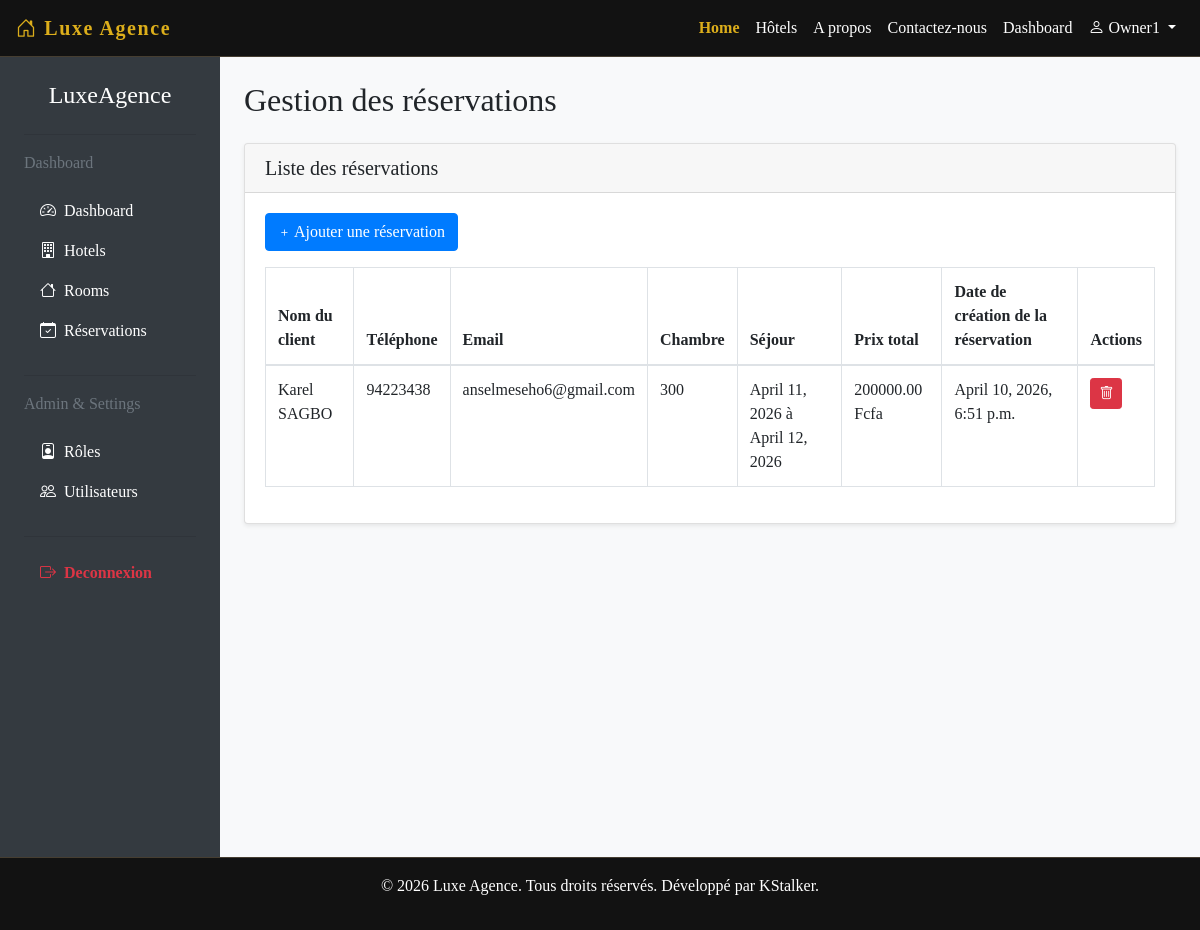
The page /gestionbookings/ (signed in) on the database its author committed.
### Agence/models.py (models this page shows, shortened)
class Booking(models.Model):
    full_name = models.CharField(max_length=255)
    email = models.EmailField()
    phone = models.CharField(max_length=20)
    room = models.ForeignKey('Room', on_delete=models.CASCADE)
    check_in = models.DateField()
    check_out = models.DateField()
    total_price = models.DecimalField(max_digits=10, decimal_places=2)
    created_at = models.DateTimeField(auto_now_add=True, null=True)

class Room(models.Model):
    hotel = models.ForeignKey(Hotel, on_delete=models.CASCADE)
    room_number = models.CharField(max_length=20)
    room_type = models.CharField(max_length=100)
    price_per_night = models.DecimalField(max_digits=10, decimal_places=2)
    available = models.BooleanField(default=True)
    capacity = models.IntegerField()
    image = models.ImageField(upload_to='rooms/', default='rooms/default.jpg')

### Agence/views.py (the view)
# urls.py: path('gestionbookings/', views.GestionBookingView.as_view(), name='gestbooking'),
class GestionBookingView(LoginRequiredMixin,ListView):
    model = Booking
    template_name = 'administrateur/gestbooking.html'
    context_object_name = 'bookings'

### Agence/templates/administrateur/gestbooking.html (shortened to what this page needs)
{% extends 'base.html' %}
{% block content %}
<div class="d-flex" style="min-height: 100vh;">
    {% include 'administrateur/sidebar.html' %}
    <div class="container-fluid py-4 px-4" style="flex: 1; background-color: #f8f9fa;">
        <div class="mb-4">
            <h2 class="fw-bold">Gestion des réservations</h2>
        </div>
        <div class="row g-4">
            <div class="col-lg-12">
                <div class="card shadow-sm">
                    <div class="card-header d-flex justify-content-between align-items-center">
                        <h5 class="mb-0">Liste des réservations</h5>
                    </div>
                    <div class="card-body">
                        {% if user.is_authenticated and user.profile.role %}
                            {% for permission in user.profile.role.permissions.all %}
                                {% if permission.codename == 'add_booking' %}
                                    <a href="{% url 'create_booking' %}" class="btn btn-primary mb-3">
                                        <small><i class="bi bi-plus"></i></small> Ajouter une réservation
                                    </a>
                                {% endif %}
                            {% endfor %}
                        {% endif %}
                        <div style="overflow-x: auto;">
                            <table class="table table-bordered">
                                <thead>
                                    <tr>
                                        <th>Nom du client</th>
                                        <th>Téléphone </th>
                                        <th>Email</th>
                                        <th>Chambre</th>
                                        <th>Séjour</th>
                                        <th>Prix total</th>
                                        <th>Date de création de la réservation</th>
                                        {% if user.is_authenticated and user.profile.role %}
                                        {% for permission in user.profile.role.permissions.all %}
                                            {% if permission.codename == 'change_booking' %}
                                            <th>Actions</th>
                                            {% endif %}
                                        {% endfor %}
                                        {% endif %}
                                    </tr>
                                </thead>
                                <tbody>
                                    {% for booking in bookings %}
                                    <tr>
                                        <td>{{ booking.full_name }}</td>
                                        <td>{{ booking.phone }}</td>
                                        <td>{{ booking.email }}</td>
                                        <td>{{ booking.room.room_number }}</td>
                                        <td>{{ booking.check_in }} à {{ booking.check_out }}</td>
                                        <td>{{ booking.total_price }} Fcfa</td>
                                        <td>{{ booking.created_at }}</td>
                                         {% if user.is_authenticated and user.profile.role %}
                                            {% for permission in user.profile.role.permissions.all %}
                                            {% if permission.codename == 'delete_booking' %}
                                            <td>
                                                <form action="{% url 'delete_booking' booking.id %}" method="post" style="display:inline;">
                                                    <button type="submit" class="btn btn-danger btn-sm"
                                                            onclick="return confirm('Voulez-vous vraiment supprimer ce rôle ?');">
                                                        <i class="bi bi-trash"></i>
                                                    </button>
                                                </form>
                                            </td>
                                            {% endif %}
                                        {% endfor %}
                                    {% endif %}
                                    </tr>
                                    {% empty %}
                                    <tr>
                                        <td colspan="4" class="text-center text-muted">Aucune réservation disponible</td>
                                    </tr>
                                    {% endfor %}
                                </tbody>
                            </table>
                        </div>
                    </div>
                </div>
            </div>
        </div>
    </div>
</div>
{% endblock %}

### Agence/templates/base.html (shortened to what this page needs)
<!doctype html>
<html lang="en">
  <head>
    <link rel="stylesheet" href="https://cdn.jsdelivr.net/npm/bootstrap@4.4.1/dist/css/bootstrap.min.css">
    <link href="https://cdn.jsdelivr.net/npm/bootstrap-icons@1.11.3/font/bootstrap-icons.css" rel="stylesheet">
    <link rel="stylesheet" href="https://unpkg.com/aos@2.3.1/dist/aos.css" />
    <link rel="stylesheet" href="https://cdn.jsdelivr.net/npm/flatpickr/dist/flatpickr.min.css">
  </head>
  <body>
        <nav class="navbar navbar-expand-lg navbar-custom" style="border-bottom: 0.1px solid rgb(70, 62, 49);">
        <a class="navbar-brand" href="{% url 'home' %}"><i class="bi bi-house-door"></i> Luxe Agence</a>
        <div class="collapse navbar-collapse white" id="navbarNavDropdown">
            <ul class="navbar-nav ml-auto">
            <li class="nav-item active">
                <a class="nav-link" href="{% url 'home' %}">Home<span class="sr-only">(current)</span></a>
            </li>
            <li class="nav-item">
                <a class="nav-link" href="{% url 'list_hotel' %}">Hôtels</a>
            </li>
            <li class="nav-item">
                <a class="nav-link" href="{% url 'about' %}">A propos</a>
            </li>
            <li class="nav-item">
                <a class="nav-link" href="{% url 'contact' %}">Contactez-nous</a>
            </li>
            <li class="nav-item">
                <a class="nav-link" href="{% url 'dashboard' %}">Dashboard</a>
            </li>
            <li class="nav-item dropdown">
                <a class="nav-link dropdown-toggle" href="#" id="navbarDropdownMenuLink" role="button" data-toggle="dropdown" aria-haspopup="true" aria-expanded="false">
                    {% if user.is_authenticated %}
                            <i class="bi bi-person"></i> {{ user.username }}
                        {% else %}
                            <i class="bi bi-person"></i>
                        {% endif %}
                    </a>
            </li>
            </ul>
        </div>
        </nav>
    {% block content %}
    {% endblock %}
    <footer class="p-3" style="border-top: 0.1px solid rgb(70, 62, 49); background-color: #121212; ">
        <p class="text-center text-white">© 2026 Luxe Agence. Tous droits réservés. Développé par KStalker.</p>
    </footer>
  </body>
</html>

### Agence/templates/base.html (style rules this page uses)
.navbar-custom { background-color: #121212; }
.navbar-custom .navbar-brand { color: #dcae1b; font-weight: 900; letter-spacing: 0.08em; }
.navbar-custom .nav-link, .navbar-custom .dropdown-item { color: #ffffff; }
.navbar-custom .nav-item.active .nav-link { color: #dcae1b !important; background-color: transparent !important; border-radius: 0; font-weight: 700; }
body { font-family: 'Times New Roman', Times, serif; }

### rows shown on the page
Booking: full_name "Karel SAGBO", phone "94223438", email "anselmeseho6@gmail.com", room.room_number "300", check_in "April 11, 2026", check_out "April 12, 2026", total_price "200000.00", created_at "April 10, 2026, 6:51 p.m."

### other values the page prints
{{ user.username }} "Owner1"
